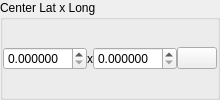
          <widget class="QGroupBox" name="groupBox">
           <property name="minimumSize">
            <size>
             <width>0</width>
             <height>50</height>
            </size>
           </property>
           <property name="title">
            <string>Center Lat x Long</string>
           </property>
           <layout class="QHBoxLayout" name="horizontalLayout_5">
            <property name="spacing">
             <number>0</number>
            </property>
            <property name="leftMargin">
             <number>0</number>
            </property>
            <property name="topMargin">
             <number>0</number>
            </property>
            <property name="rightMargin">
             <number>0</number>
            </property>
            <property name="bottomMargin">
             <number>0</number>
            </property>
            <item>
             <layout class="QHBoxLayout" name="horizontalLayout_4">
              <item>
               <widget class="QDoubleSpinBox" name="spinCenterLat">
                <property name="toolTip">
                 <string>Center Latitude</string>
                </property>
                <property name="decimals">
                 <number>6</number>
                </property>
               </widget>
              </item>
              <item>
               <widget class="QLabel" name="label_19">
                <property name="sizePolicy">
                 <sizepolicy hsizetype="Maximum" vsizetype="Preferred">
                  <horstretch>0</horstretch>
                  <verstretch>0</verstretch>
                 </sizepolicy>
                </property>
                <property name="text">
                 <string>x</string>
                </property>
               </widget>
              </item>
              <item>
               <widget class="QDoubleSpinBox" name="spinCenterLong">
                <property name="toolTip">
                 <string>Center Longitude</string>
                </property>
                <property name="decimals">
                 <number>6</number>
                </property>
               </widget>
              </item>
              <item>
               <widget class="QPushButton" name="btnCopyCenter">
                <property name="sizePolicy">
                 <sizepolicy hsizetype="Maximum" vsizetype="Maximum">
                  <horstretch>0</horstretch>
                  <verstretch>0</verstretch>
                 </sizepolicy>
                </property>
                <property name="toolTip">
                 <string>Copy to clipboard</string>
                </property>
                <property name="text">
                 <string/>
                </property>
                <property name="icon">
                 <iconset theme="QIcon::ThemeIcon::EditCopy"/>
                </property>
               </widget>
              </item>
             </layout>
            </item>
           </layout>
          </widget>
